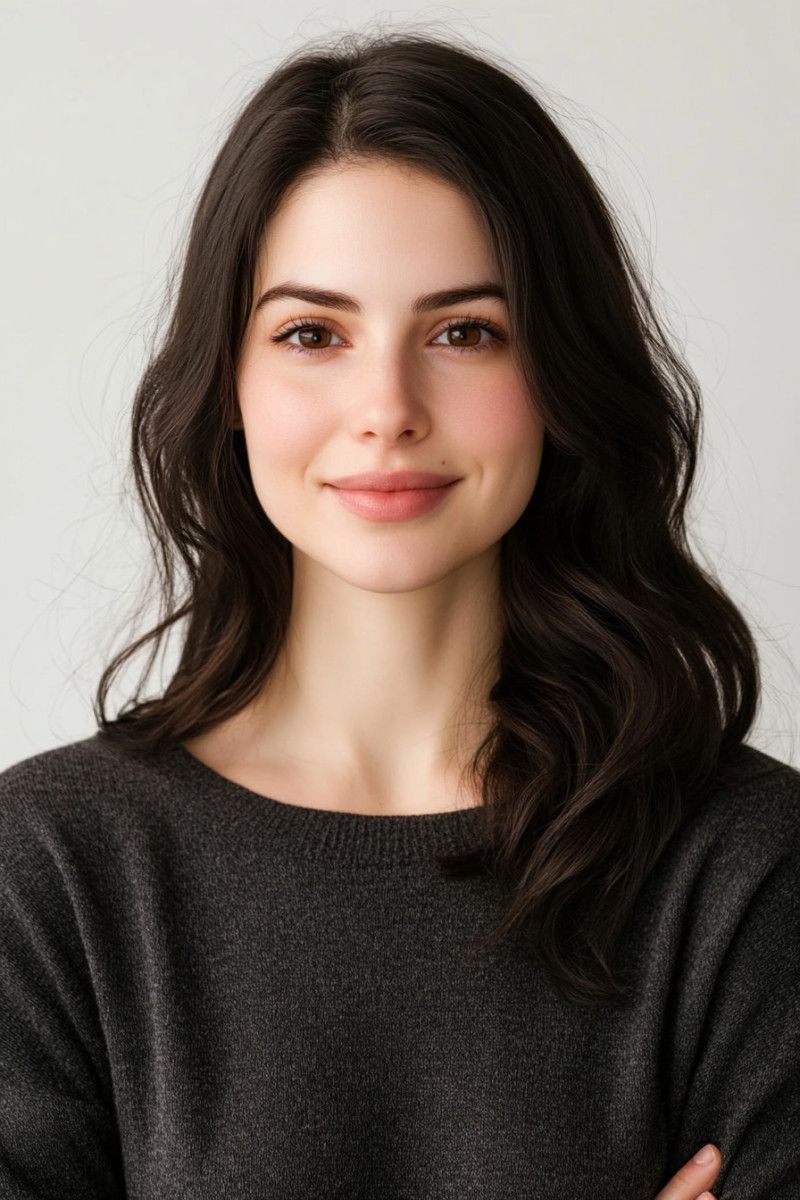
#> input picture TASK_3/person.jpg, 800 x 1200 px
$ python face_detection.py
#> lines starting #> are read from the running program, lines starting #| are printed output that depends on the picture; after the words box and inside, x2 and y2 are one past the last pixel; in counts of white or black regions, pixels touching at a corner belong together
import cv2

# Load image
image = cv2.imread("person.jpg")
#> image is the input picture: shape (1200, 800, 3); mean B, G, R 92.1, 99.8, 110.3

# Check if image loaded
if image is None:
    print("Error: person.jpg not found. Make sure the image is in the same folder.")
    exit()

# Convert to grayscale
gray = cv2.cvtColor(image, cv2.COLOR_BGR2GRAY)
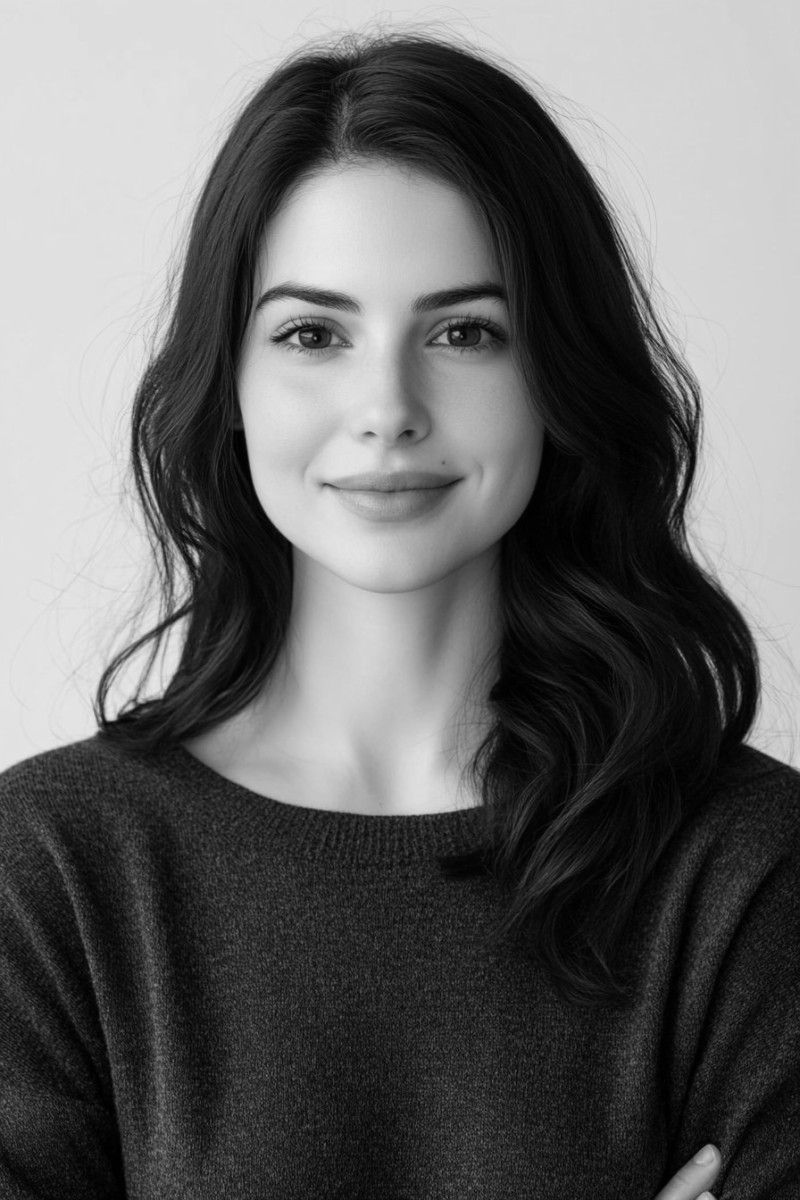
#> gray: shape (1200, 800); min 0, max 239, mean 102.1

# Load face detection model
face_cascade = cv2.CascadeClassifier(
    cv2.data.haarcascades + "haarcascade_frontalface_default.xml"
)

# Detect faces
faces = face_cascade.detectMultiScale(gray, 1.3, 5)
#> faces = [[198, 192, 383, 383]]

# Print number of faces
print("Number of faces detected:", len(faces))
#| Number of faces detected: 1

# Draw rectangles around faces
for (x, y, w, h) in faces:
    cv2.rectangle(image, (x, y), (x + w, y + h), (255, 0, 0), 2)
#> this loop made 1 pass
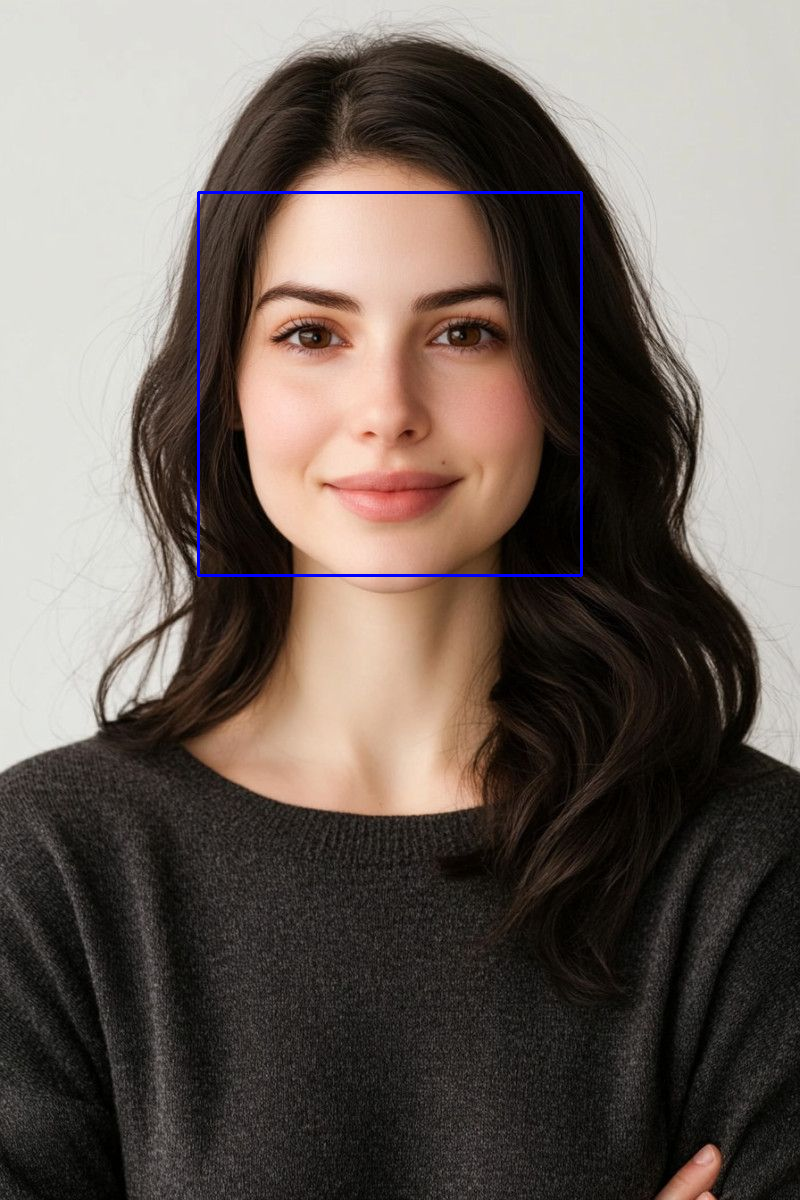
#> image: shape (1200, 800, 3); 0.48% of pixels changed, all inside (x1, y1, x2, y2) = (197, 191, 583, 577)

# Show result
cv2.imshow("Face Detection Result", image)

cv2.waitKey(0)
cv2.destroyAllWindows()
